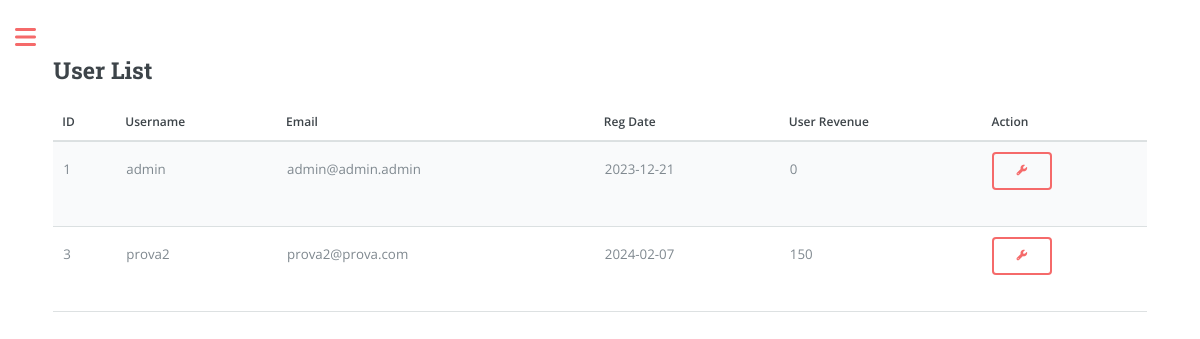
Page /users_list (signed in) on the earlier database version.
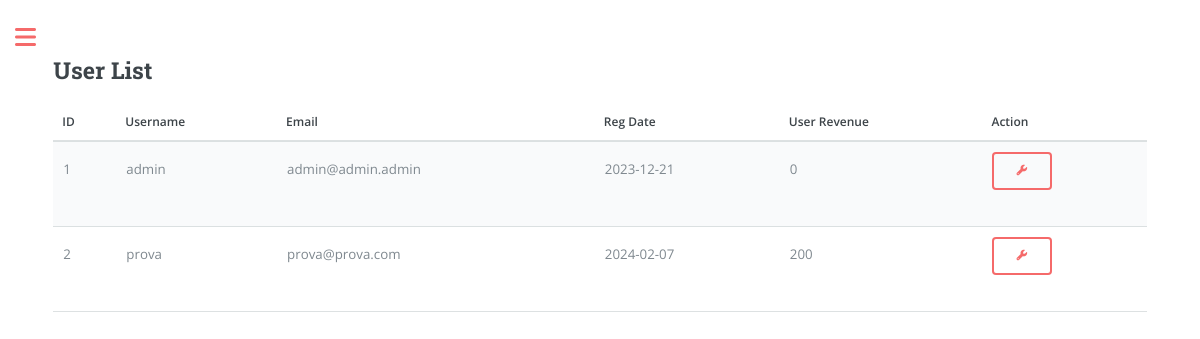
Same page on the later database version.
### app/models.py (models this page shows, shortened)
class User(UserMixin, db.Model):
    id = db.Column(db.Integer, primary_key=True)
    registration_date = db.Column(db.DateTime, default=datetime.utcnow)
    username = db.Column(db.String(64), index=True, unique=True)
    email = db.Column(db.String(120), index=True, unique=True)
    password_hash = db.Column(db.String(128))
    garage = db.relationship('Car', backref='owner_garage', lazy='dynamic')
    groups = db.relationship('Groups', backref='owner_groups', lazy='dynamic')
    contacts = db.relationship('Contacts', backref='owner_contacts', lazy='dynamic')
    role = db.Column(db.String(20), default='user')
    currency = db.Column(db.String(1), default='€')
    measurement_unit = db.Column(db.String(5), default='Km')
    language = db.Column(db.String(2), default='en')
    def formatted_registration_date(self):
        if self.registration_date:
            return self.registration_date.strftime('%Y-%m-%d')
        elif self.registration_date == None:
            return None
        else:
            return "N/A"
    def user_revenue(self):
        total_revenue = 0
        for booking in Booking.query.filter_by(user_id=self.id).all():
            total_revenue += booking.money
        return total_revenue

class Booking(db.Model):
    id = db.Column(db.Integer, primary_key=True)
    start_datetime = db.Column(db.DateTime, nullable=False)
    end_datetime = db.Column(db.DateTime, nullable=False)
    car_plate = db.Column(db.String(8), db.ForeignKey('car.plate'), nullable=False)
    user_id = db.Column(db.Integer, db.ForeignKey('user.id'), nullable=False)
    note = db.Column(db.String(160))
    money = db.Column(db.Integer, default=0, index=True)
    km = db.Column(db.Integer, default=0, index=True) # Car's kilometres when booking
    car = db.relationship('Car', backref='bookings', lazy=True)
    contact_id = db.Column(db.Integer, db.ForeignKey('contacts.id', name='booking_contacts_id'), nullable=True)
    group_id = db.Column(db.Integer, db.ForeignKey('groups.id', name='booking_group'), nullable=True)
    group = db.relationship('Groups', back_populates='bookings', lazy=True)

### app/routes.py (the view)
@app.route('/users_list', methods=['GET', 'POST'])
@login_required
def users_list():
    if current_user.username == 'admin' and current_user.role == 'admin':
        users = User.query.all()
        return render_template('users_list.html', page='users_list', users=users)
    else:
        return render_template('404.html')

### app/models.py (called while the page is built)
@login.user_loader
def load_user(id):
    return User.query.get(int(id))

### app/templates/users_list.html (shortened to what this page needs)
{% if current_user.language == 'en' %}
    {% if current_user.language == 'en' %}
    {% extends "index.html" %}
{% else %}
    {% extends "index_" + current_user.language + ".html" %}
{% endif %}
{% else %}
    {% extends "index_" + current_user.language + ".html" %}
{% endif %}
{% block content %}
<h2>User List</h2>
<table>
    <thead>
        <tr>
            <th>ID</th>
            <th>Username</th>
            <th>Email</th>
            <th>Reg Date</th>
            <th>User Revenue</th>
            <th>Action</th>
        </tr>
    </thead>
    <tbody>
        {% for user in users %}
            <tr>
                <td>{{ user.id }}</td>
                <td>{{ user.username }}</td>
                <td>{{ user.email }}</td>
                <td>{{ user.formatted_registration_date() }}</td>
                <td>{{ user.user_revenue() }}</td>
                <td>
                    <form action="{{ url_for('user', username=user.username) }}" method="get">
                        <button type="submit"><i class="fa-solid fa-wrench"></i></button>
                    </form>
                </td>
            </tr>
        {% endfor %}
    </tbody>
</table>
{% endblock %}

Differences in the rows shown:
removed User: id "3", username "prova2", email "prova2@prova.com", formatted_registration_date "2024-02-07", user_revenue "150"
added User: id "2", username "prova", email "prova@prova.com", formatted_registration_date "2024-02-07", user_revenue "200"
